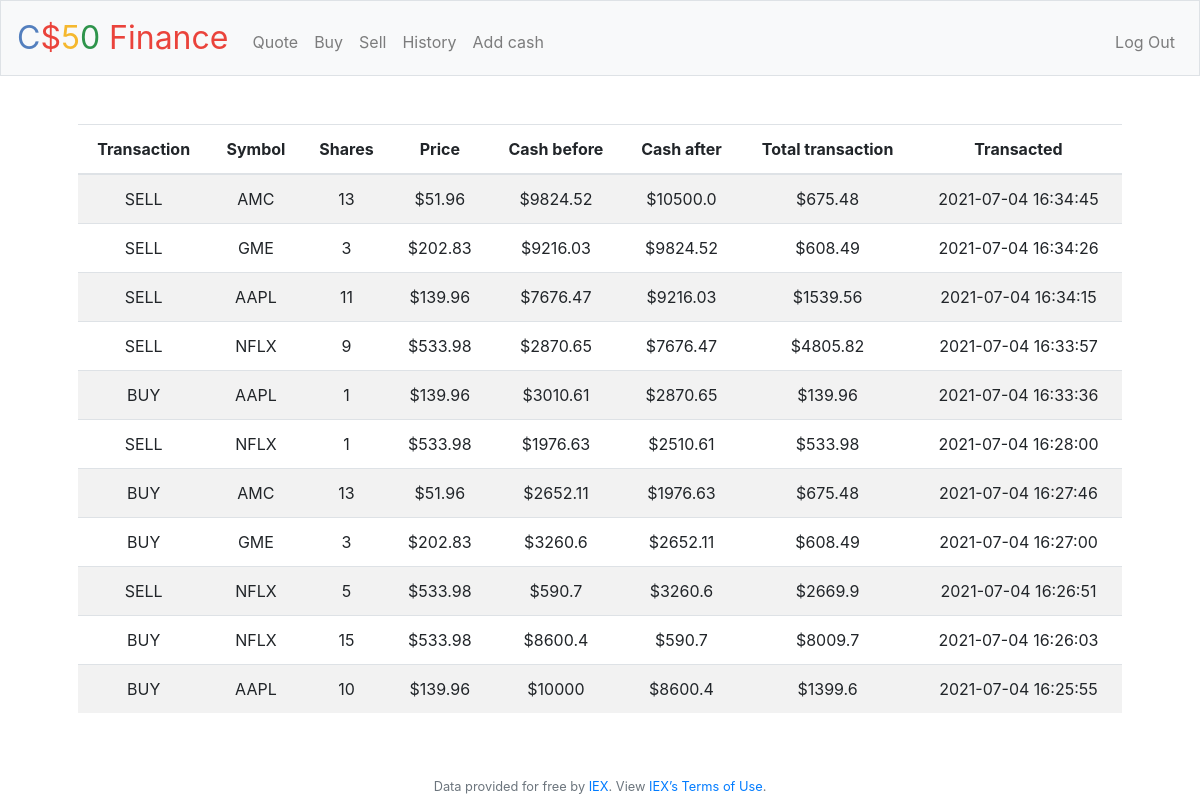
Screenshot of /history (signed in) with the database file from the repository.
### tables this page shows
CREATE TABLE transactions (
    id INTEGER,
    transaction_type TEXT NOT NULL,
    user_id NUMERIC NOT NULL,
    symbol TEXT NOT NULL,
    stock_price NUMERIC NOT NULL,
    shares NUMERIC NOT NULL,
    total_transaction NUMERIC NOT NULL,
    cash_previous NUMERIC NOT NULL,
    cash_after NUMERIC NOT NULL,
    time TIMESTAMP NOT NULL DEFAULT CURRENT_TIMESTAMP,
    PRIMARY KEY(id),
    FOREIGN KEY(user_id) REFERENCES users(id)
    );

### application.py (the view)
@app.route("/history")
@login_required
def history():
    output = db.execute(
        "SELECT transaction_type, symbol, stock_price, shares, cash_previous, cash_after, total_transaction, time FROM transactions WHERE user_id = :user_id ORDER BY time DESC", user_id=session["user_id"])
    return render_template("history.html", output=output)

### application.py (called while the page is built)
@app.after_request
def after_request(response):
    response.headers["Cache-Control"] = "no-cache, no-store, must-revalidate"
    response.headers["Expires"] = 0
    response.headers["Pragma"] = "no-cache"
    return response

### helpers.py (called while the page is built)
def login_required(f):
    @wraps(f)
    def decorated_function(*args, **kwargs):
        if session.get("user_id") is None:
            return redirect("/login")
        return f(*args, **kwargs)
    return decorated_function

### templates/history.html (shortened to what this page needs)
{% extends "layout.html" %}
{% block main %}
    <table class="table table-striped">
        <thead>
            <tr>
                <th>Transaction</th>
                <th>Symbol</th>
                <th>Shares</th>
                <th>Price</th>
                <th>Cash before</th>
                <th>Cash after</th>
                <th>Total transaction</th>
                <th>Transacted</th>
            </tr>
        </thead>
        <tbody>
            {% for row in range(0, output|length) %}
                <tr>
                    <td>{{ output[row]["transaction_type"] }}</td>
                    <td>{{ output[row]["symbol"] }}</td>
                    <td>{{ output[row]["shares"] }}</td>
                    <td>${{ output[row]["stock_price"] }}</td>
                    <td>${{ output[row]["cash_previous"]|round(2) }}</td>
                    <td>${{ output[row]["cash_after"]|round(2) }}</td>
                    <td>${{ output[row]["total_transaction"]|round(2) }}</td>
                    <td>{{ output[row]["time"] }}</td>
                </tr>
            {% endfor %}
        </tbody>
    </table>
{% endblock %}

### templates/layout.html (shortened to what this page needs)
<!DOCTYPE html>
<html lang="en">
    <head>
        <link rel="stylesheet" href="https://cdn.jsdelivr.net/npm/bootstrap@4.5.3/dist/css/bootstrap.min.css">
        <link href="/static/styles.css" rel="stylesheet">
    </head>
    <body>
        <nav class="navbar navbar-expand-md navbar-light bg-light border">
            <a class="navbar-brand" href="/"><span class="blue">C</span><span class="red">$</span><span class="yellow">5</span><span class="green">0</span> <span class="red">Finance</span></a>
            <div class="collapse navbar-collapse" id="navbar">
                {% if session.user_id %}
                    <ul class="navbar-nav mr-auto mt-2">
                        <li class="nav-item"><a class="nav-link" href="/quote">Quote</a></li>
                        <li class="nav-item"><a class="nav-link" href="/buy">Buy</a></li>
                        <li class="nav-item"><a class="nav-link" href="/sell">Sell</a></li>
                        <li class="nav-item"><a class="nav-link" href="/history">History</a></li>
                        <li class="nav-item"><a class="nav-link" href="/add">Add cash</a></li>
                    </ul>
                    <ul class="navbar-nav ml-auto mt-2">
                        <li class="nav-item"><a class="nav-link" href="/logout">Log Out</a></li>
                    </ul>
                {% else %}
                    <ul class="navbar-nav ml-auto mt-2">
                        <li class="nav-item"><a class="nav-link" href="/register">Register</a></li>
                        <li class="nav-item"><a class="nav-link" href="/login">Log In</a></li>
                    </ul>
                {% endif %}
            </div>
        </nav>
        <main class="container p-5">
            {% block main %}{% endblock %}
        </main>
        <footer class="small text-center text-muted">
            Data provided for free by <a href="https://iextrading.com/developer">IEX</a>. View <a href="https://iextrading.com/api-exhibit-a/">IEX’s Terms of Use</a>.
        </footer>
    </body>
</html>

### static/styles.css (style rules this page uses)
nav .navbar-brand { font-size: xx-large; }
nav .navbar-brand .blue { color: #537fbe; }
nav .navbar-brand .red { color: #ea433b; }
nav .navbar-brand .yellow { color: #f5b82e; }
nav .navbar-brand .green { color: #2e944b; }
main { overflow-x: auto; text-align: center; }

### rows the page displays
transactions: transaction_type "SELL", symbol "AMC", shares "13", stock_price "51.96", cash_previous "9824.52", cash_after "10500.0", total_transaction "675.48", time "2021-07-04 16:34:45"
transactions: transaction_type "SELL", symbol "GME", shares "3", stock_price "202.83", cash_previous "9216.03", cash_after "9824.52", total_transaction "608.49", time "2021-07-04 16:34:26"
transactions: transaction_type "SELL", symbol "AAPL", shares "11", stock_price "139.96", cash_previous "7676.47", cash_after "9216.03", total_transaction "1539.56", time "2021-07-04 16:34:15"
transactions: transaction_type "SELL", symbol "NFLX", shares "9", stock_price "533.98", cash_previous "2870.65", cash_after "7676.47", total_transaction "4805.82", time "2021-07-04 16:33:57"
transactions: transaction_type "BUY", symbol "AAPL", shares "1", stock_price "139.96", cash_previous "3010.61", cash_after "2870.65", total_transaction "139.96", time "2021-07-04 16:33:36"
transactions: transaction_type "SELL", symbol "NFLX", shares "1", stock_price "533.98", cash_previous "1976.63", cash_after "2510.61", total_transaction "533.98", time "2021-07-04 16:28:00"
transactions: transaction_type "BUY", symbol "AMC", shares "13", stock_price "51.96", cash_previous "2652.11", cash_after "1976.63", total_transaction "675.48", time "2021-07-04 16:27:46"
transactions: transaction_type "BUY", symbol "GME", shares "3", stock_price "202.83", cash_previous "3260.6", cash_after "2652.11", total_transaction "608.49", time "2021-07-04 16:27:00"
transactions: transaction_type "SELL", symbol "NFLX", shares "5", stock_price "533.98", cash_previous "590.7", cash_after "3260.6", total_transaction "2669.9", time "2021-07-04 16:26:51"
transactions: transaction_type "BUY", symbol "NFLX", shares "15", stock_price "533.98", cash_previous "8600.4", cash_after "590.7", total_transaction "8009.7", time "2021-07-04 16:26:03"
transactions: transaction_type "BUY", symbol "AAPL", shares "10", stock_price "139.96", cash_previous "10000", cash_after "8600.4", total_transaction "1399.6", time "2021-07-04 16:25:55"
